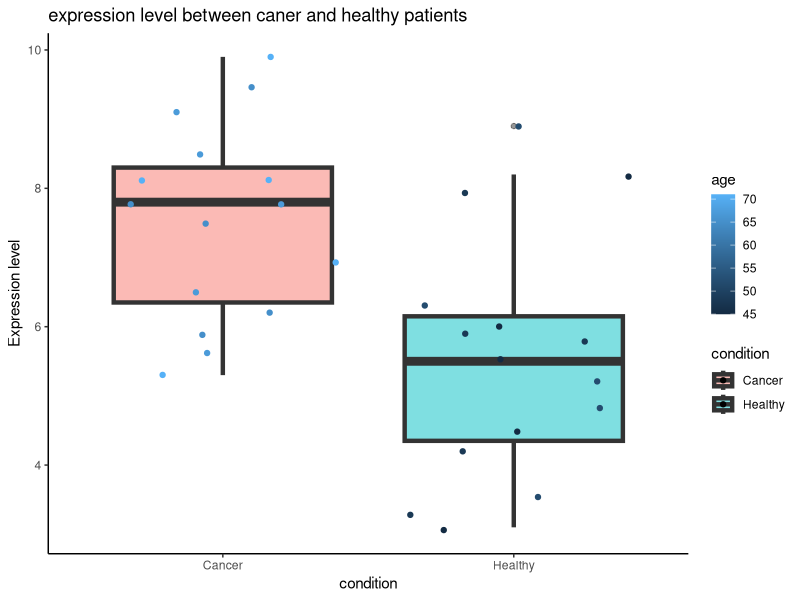
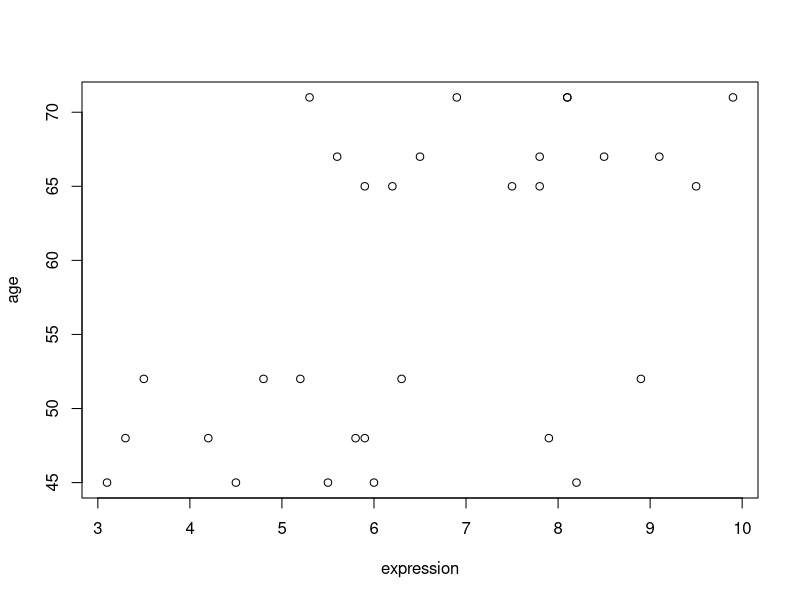

Reproduce these figures in R, in order.
library(dplyr)
library(tidyr)
library(ggplot2)


getwd()
gene_ex <- read.table("Data/gene_expression.csv", header = TRUE, sep = ",")
sample_met <- read.table("Data/sample_metadata.csv", header = TRUE, sep = ",")

head(gene_ex)
head(sample_met)

gene_ex_long <- gene_ex %>%
  pivot_longer(
    cols = -gene_id,
    names_to = "sample_id",
    values_to = "expression"
  )

head(gene_ex_long)
merged_data <- merge(gene_ex_long, sample_met, by.x = "sample_id", by.y = "sample_id") # nolint
head(merged_data)

# Checking missing values
colSums(is.na(merged_data)) # all clean

# checking if expression levels correlate with age
correlation_matrix <- merged_data %>%
  select(where(is.numeric)) %>%
  cor()

correlation_matrix # NOTE based on this matrix there is a moderate positive r = 0.54 # nolint
# correlation between age and expression levels, this need further investigation

# since sample id and condition representative of the same
# thing sample id gets dropped
merged_data <- merged_data %>% select(-sample_id)

head(merged_data) # now the data is much cleaner

# time for some data visualization
ggplot(data = merged_data, aes(x = condition, y = expression, fill = condition)) + # nolint
  geom_boxplot(alpha = 0.5, size = 1.5) +
  geom_jitter(aes(color = age)) +
  labs(
    title = "expression level between caner and healthy patients",
    x = "condition",
    y = "Expression level"
  ) +
  theme_classic()

# NOTE expression levels seems much higher in caner patients based on this
# boxplot and also they seems to be older patients too, based on this boxplot
# and the previous correlation matrix it seems caner is heavily related to
# age and higher expression level

# To further investigate that claim we will make a scatter plot

with(merged_data, {
  plot(age ~ expression)
  linear_model <- lm(expression ~ age)
  abline(linear_model)
})
# NOTE Again the expression levels looks higher in older patients

## Differential Expression Analysis

t_test_results <- by(
  merged_data,
  merged_data$gene_id,
  function(df) t.test(expression ~ condition, data = df)$p.value
)
t_test_results
t_test <- data.frame(
  gene_id = names(t_test_results),
  unadjusted_p_values = unlist(t_test_results)
)
t_test$p_adjusted <- p.adjust(t_test$unadjusted_p_values, method = "bonferroni")
significant_p_values <- t_test %>% filter(p_adjusted <= 0.05)

significant_p_values # NOTE gene 001 and 004 and 005 are significant
